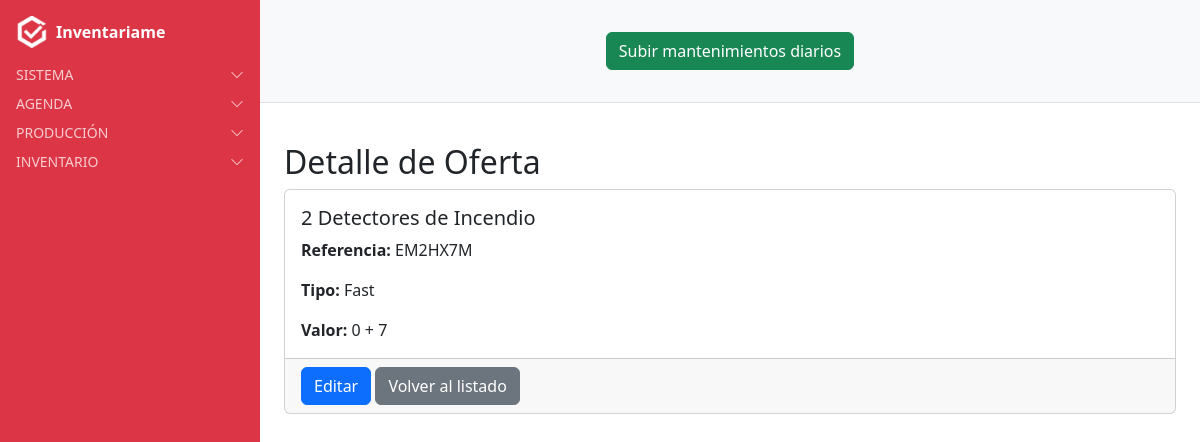
Screenshot of /ofertas/45/detail/ (signed in) with the database file from the repository.
### oferta/models.py (models this page shows, shortened)
class Oferta(models.Model):
    nombre = models.CharField(max_length=150)
    referencia = models.ForeignKey(
        Referencia,
        on_delete=models.CASCADE,
        related_name="ofertas",
        default=1
    )
    valor = models.IntegerField(
        choices=[(3, "0 + 3"), (4, "0 + 4"), (5, "0 + 5"), (7, "0 + 7"), (10, "0 + 10")],
        help_text="Selecciona uno de los valores permitidos"
    )
    class Meta:
        verbose_name = "Oferta"
        verbose_name_plural = "Ofertas"
        ordering = ["nombre"]

### referencias/models.py (models this page shows, shortened)
class Referencia(models.Model):
    nombre = models.CharField(max_length=150)
    tipo = models.ForeignKey(Tipo, on_delete=models.CASCADE, related_name="referencias")
    class Meta:
        verbose_name = "Referencia"
        verbose_name_plural = "Referencias"
        ordering = ["nombre"]

class Tipo(models.Model):
    nombre = models.CharField(max_length=50)
    class Meta:
        verbose_name = "Tipo"
        verbose_name_plural = "Tipos"

### oferta/views.py (the view)
# urls.py: path("<int:pk>/detail/", views.oferta_detail, name="oferta_detail"),
@login_required
def oferta_detail(request, pk):
    oferta = get_object_or_404(Oferta.objects.select_related("referencia", "referencia__tipo"), pk=pk)
    return render(request, "oferta/oferta_detail.html", {"oferta": oferta})

### users/context_processors.py (called while the page is built)
def alertas_processor(request):
    if not request.user.is_authenticated:
        return {}
    ahora = timezone.now()
    proximas_con_recordatorio = Cita.objects.filter(
        usuario=request.user, recordatorio=True,
        fecha__gte=ahora, fecha__lte=ahora + timedelta(days=1)
    )
    if proximas_con_recordatorio.exists():
        return {"alertas": f"Tienes {proximas_con_recordatorio.count()} cita(s) con recordatorio en 24h"}
    return {}

### oferta/templates/oferta/oferta_detail.html
{% extends "base.html" %}
{% block content_authenticated %}
<div class="container mt-4">
  <h2>Detalle de Oferta</h2>
  <div class="card">
    <div class="card-body">
      <h5 class="card-title">{{ oferta.nombre }}</h5>
      <p class="card-text"><strong>Referencia:</strong> {{ oferta.referencia.nombre }}</p>
      <p class="card-text"><strong>Tipo:</strong> {{ oferta.referencia.tipo.nombre }}</p>
      <p class="card-text"><strong>Valor:</strong> 0 + {{ oferta.valor }}</p>
    </div>
    <div class="card-footer">
      <a href="{% url 'oferta_editar' oferta.pk %}" class="btn btn-primary">Editar</a>
      <a href="{% url 'oferta_list' %}" class="btn btn-secondary">Volver al listado</a>
    </div>
  </div>
</div>
{% endblock %}

### rows the page displays
Oferta: nombre "2 Detectores de Incendio", referencia.nombre "EM2HX7M", referencia.tipo.nombre "Fast", valor "7"
